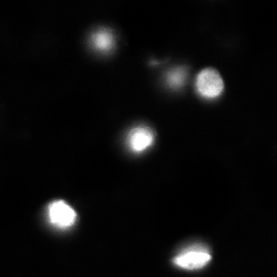
#> input picture examples/real_cells/Xenium_V1_FFPE_Human_Brain_Alzheimers_n12148_10x.png, 277 x 277 px
$ python -i diag_morphology_testshards.py   (imports and definitions only)
#> lines starting #> are read from the running program, lines starting #| are printed output that depends on the picture; after the words box and inside, x2 and y2 are one past the last pixel; in counts of white or black regions, pixels touching at a corner belong together
#!/usr/bin/env python3
"""
Morphology diagnostic: solidity + area distributions on test shards.
=====================================================================
Run this BEFORE committing to final MORPH_LIMITS thresholds.

Uses 10x crops (224px downsampled from 331px) for robust segmentation.
Metrics:
  - solidity   = area / convex_hull_area  (robust to boundary noise)
  - nucleus_area (px² at 224px resolution)

Segmentation pipeline per cell:
  1. CLAHE contrast enhancement
  2. Otsu threshold
  3. Morphological close (fill hollow nuclei) + open (denoise)
  4. RETR_CCOMP → outer contours only (ignore internal holes)
  5. Border-touch rejection (nucleus touching image edge → discard)

Output (--out_dir):
  solidity_by_coarse.png       — per-coarse histograms, fine class overlay
  solidity_per_fine_class.png  — violin plot, 21 classes sorted by median
  area_by_coarse.png           — area distributions per coarse group
  failure_rate_by_tissue.png   — segmentation failure rate per shard
  morphology_summary.csv       — per-fine-class stats (p5/p50/p95 solidity,
                                  p2/p50/p98 area)
  per_tissue_summary.csv       — per-tissue per-class stats (for threshold
                                  selection)

Usage:
  python data/diag_morphology_testshards.py \
    --test_shards prepared/splits_v2_seed1337_nobreast/test_shards \
    --n_shards 3 \
    --workers 16 \
    --out_dir results/morph_diag

  # All shards:
  python data/diag_morphology_testshards.py \
    --test_shards prepared/splits_v2_seed1337_nobreast/test_shards \
    --workers 16 \
    --out_dir results/morph_diag_full
"""

import argparse
import warnings
from pathlib import Path
from glob import glob
from concurrent.futures import ProcessPoolExecutor, as_completed

import cv2
import numpy as np
import pandas as pd
import matplotlib
# [1 line not run here, left out]
import matplotlib.pyplot as plt
from tqdm import tqdm


# ──────────────────────────────────────────────
# Class mappings
# ──────────────────────────────────────────────

FINE_TO_COARSE = {
    "Colon cancer cells":         "Cancer",
    "Liver cancer cells":         "Cancer",
    "Lung cancer cells":          "Cancer",
    "Ovary cancer cells":         "Cancer",
    "Pancreas cancer cells":      "Cancer",
    "Skin cancer cells":          "Cancer",
    "B cells":                    "Lymphoid",
    "NK cells":                   "Lymphoid",
    "T cells":                    "Lymphoid",
    "Astrocytes":                 "Neuroglial",
    "Microglia":                  "Neuroglial",
    "Neurons":                    "Neuroglial",
    "Oligodendrocytes":           "Neuroglial",
    "Endothelial cells":          "Tissue_Vascular",
    "Epithelial cells":           "Tissue_Vascular",
    "Fibroblasts":                "Tissue_Vascular",
    "Myeloid cells":              "Tissue_Vascular",
    "Pericytes":                  "Tissue_Vascular",
    "Smooth muscle cells":        "Tissue_Vascular",
    "Stem and progenitor cells":  "Stem_Progenitor",
    "Stromal cells":              "Stromal",
}

COARSE_ORDER = [
    "Cancer", "Lymphoid", "Neuroglial",
    "Tissue_Vascular", "Stem_Progenitor", "Stromal",
]

COARSE_COLORS = {
    "Cancer":          "#E24B4A",
    "Lymphoid":        "#378ADD",
    "Neuroglial":      "#1D9E75",
    "Tissue_Vascular": "#EF9F27",
    "Stem_Progenitor": "#7F77DD",
    "Stromal":         "#888780",
}


# ──────────────────────────────────────────────
# Morphology computation
# ──────────────────────────────────────────────

def compute_morphology(img_path: str):
    """
    Returns (area_px, solidity) for the dominant nucleus in a 10x crop.
    Returns (None, None) on failure or border-touching nucleus.

    solidity = contour_area / convex_hull_area ∈ (0, 1]
      1.0  → perfectly convex nucleus
      low  → irregular, fragmented, or severely deformed nucleus
    """
    img = cv2.imread(img_path, cv2.IMREAD_GRAYSCALE)
#> img is the input picture: shape (277, 277); min 0, max 255, mean 13.4
    if img is None:
        return None, None

    h, w = img.shape
#> h = 277; w = 277

    # 1. CLAHE: stabilise DAPI contrast before Otsu
    clahe = cv2.createCLAHE(clipLimit=2.0, tileGridSize=(8, 8))
    img = clahe.apply(img)
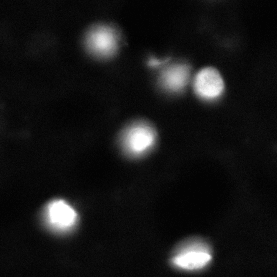
#> img: shape (277, 277); min 1, max 255, mean 23.3

    # 2. Otsu threshold
    _, mask = cv2.threshold(img, 0, 255, cv2.THRESH_BINARY + cv2.THRESH_OTSU)
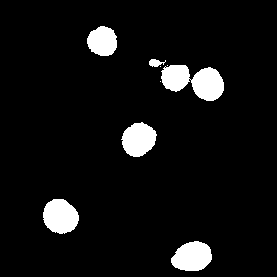
#> mask: shape (277, 277); 6.6% white; 9 white regions (3 under 20 px), largest, box (x1, y1, x2, y2) and area: (161, 65, 224, 101) 1453, (43, 199, 79, 234) 965, (171, 241, 212, 271) 936, (121, 122, 157, 157) 901, (87, 26, 117, 56) 702, (149, 59, 166, 67) 84

    # 3. Close (fill hollow nuclei) then open (remove noise)
    kernel = cv2.getStructuringElement(cv2.MORPH_ELLIPSE, (5, 5))
    mask = cv2.morphologyEx(mask, cv2.MORPH_CLOSE, kernel)
#> mask: shape (277, 277); 6.7% white; 5 white regions, box (x1, y1, x2, y2) and area: (149, 59, 224, 101) 1601, (43, 199, 79, 234) 966, (171, 241, 212, 271) 937, (121, 122, 157, 157) 904, (87, 26, 117, 56) 706
    mask = cv2.morphologyEx(mask, cv2.MORPH_OPEN,  kernel)
#> mask: shape (277, 277); 6.6% white; 5 white regions

    # 4. RETR_CCOMP: keep outer contours only (hierarchy[i][3] == -1)
    contours, hierarchy = cv2.findContours(
        mask, cv2.RETR_CCOMP, cv2.CHAIN_APPROX_SIMPLE
    )
#> contours = 5 contours; box (x1, y1, x2, y2) and area: (149, 59, 224, 101) 1491, (43, 199, 79, 234) 913, (171, 241, 212, 271) 886, (122, 122, 156, 157) 849, (87, 26, 117, 56) 660
    if not contours or hierarchy is None:
        return None, None

    outer = [
        contours[i] for i in range(len(contours))
        if hierarchy[0][i][3] == -1
    ]
#> outer has the same summary as contours
    if not outer:
        return None, None

    # Select contour whose centroid is closest to image centre
    # (crop is centred on the target nucleus, so this picks the right one
    #  even in dense tissue where adjacent nuclei merge into large blobs)
    cx, cy = w / 2.0, h / 2.0
#> cx = 138.5; cy = 138.5

    def dist_to_center(contour):
        M = cv2.moments(contour)
#> M = moments, m00 885.5, centre m10/m00, m01/m00 = (191.9, 256.3)
        if M["m00"] == 0:
            return float("inf")
        mx = M["m10"] / M["m00"]
#> mx = 191.9
        my = M["m01"] / M["m00"]
#> my = 256.3
        return (mx - cx) ** 2 + (my - cy) ** 2

    c = min(outer, key=dist_to_center)
#> c = contour of 59 points, box (x1, y1, x2, y2) (122, 122, 156, 157), area 849
    area = cv2.contourArea(c)
#> area = 849

    if area < 20:
        return None, None

    # 5. Border-touch rejection (2px tolerance — now safe because we select
    #    the centre contour, not the largest blob)
    border = 2
    pts = c.reshape(-1, 2)
#> pts = 59 pairs, first value 122 to 155, second value 122 to 156
    if (
        (pts[:, 0] <= border).any() or
        (pts[:, 0] >= w - 1 - border).any() or
        (pts[:, 1] <= border).any() or
        (pts[:, 1] >= h - 1 - border).any()
    ):
        return None, None

    hull = cv2.convexHull(c)
#> hull = contour of 23 points, box (x1, y1, x2, y2) (122, 122, 156, 157), area 872
    hull_area = cv2.contourArea(hull)
#> hull_area = 871.5
    solidity = area / hull_area if hull_area > 0 else 0.0
#> solidity = 0.974

    return float(area), float(solidity)


# [395 lines left out: functions _process_row, compute_shard_morphology, plot_solidity_by_coarse, plot_solidity_violin, plot_area_by_coarse, plot_failure_rate and 5 more, not called in this run]


# [2 lines not run here, left out]

>>> result = compute_morphology('../examples/real_cells/Xenium_V1_FFPE_Human_Brain_Alzheimers_n12148_10x.png')
#> result = (849, 0.974)

$ run again, on examples/real_cells/Xenium_V1_FFPE_Human_Brain_Healthy_n5940_2p5x.png
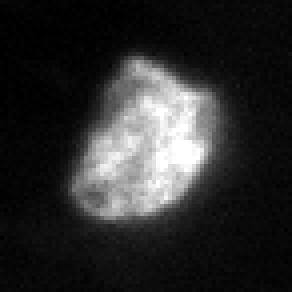
#> input picture examples/real_cells/Xenium_V1_FFPE_Human_Brain_Healthy_n5940_2p5x.png, 73 x 73 px (shown 4 times larger)
#> in compute_morphology, img is the input picture: shape (73, 73); min 0, max 255, mean 44.4
#> in compute_morphology, `img = clahe.apply(img)`:
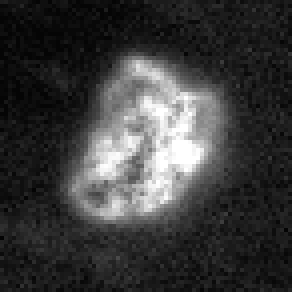
#> img: shape (73, 73) (shown 4 times larger); min 4, max 255, mean 59
#> in compute_morphology, `mask = cv2.morphologyEx(mask, cv2.MORPH_CLOSE, kernel)`:
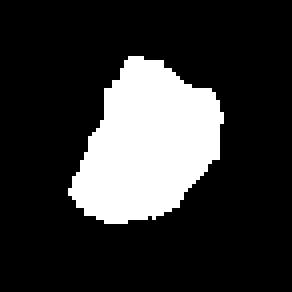
#> mask: shape (73, 73) (shown 4 times larger); 20.3% white; 1 white region, box (x1, y1, x2, y2) and area: (17, 14, 56, 56) 1081
#> contours = 1 contour; box (x1, y1, x2, y2) and area: (18, 14, 56, 56) 1016
#> outer has the same summary as contours
#> M = moments, m00 1016, centre m10/m00, m01/m00 = (36.4, 35.78)
#> mx = 36.4
#> my = 35.78
#> c = contour of 67 points, box (x1, y1, x2, y2) (18, 14, 56, 56), area 1016
#> area = 1016
#> pts = 67 pairs, first value 18 to 55, second value 14 to 55
#> hull = contour of 19 points, box (x1, y1, x2, y2) (18, 14, 56, 56), area 1086
#> hull_area = 1086.5
#> solidity = 0.935
#> result = (1016, 0.935)
